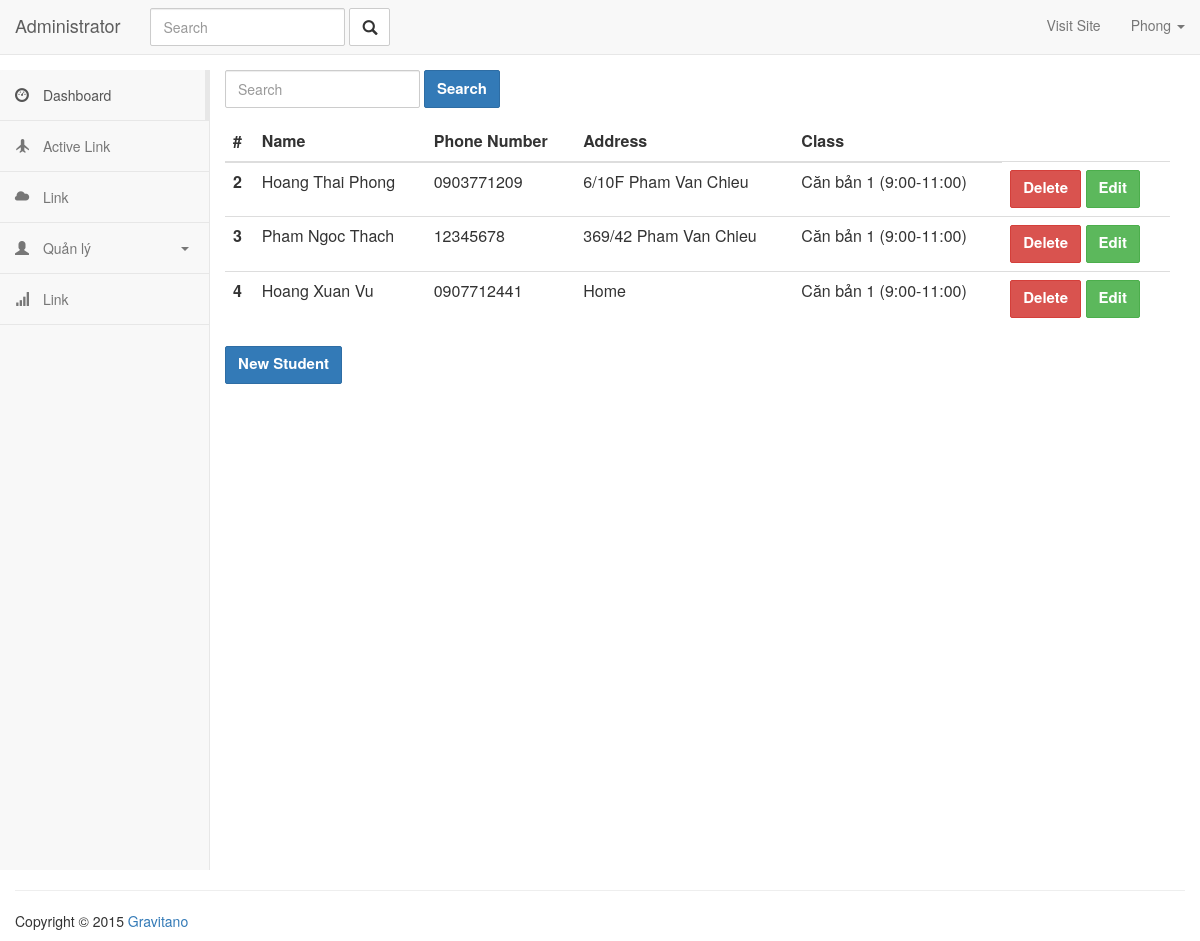
/admin/students (signed in), run on an earlier commit of the app's database.
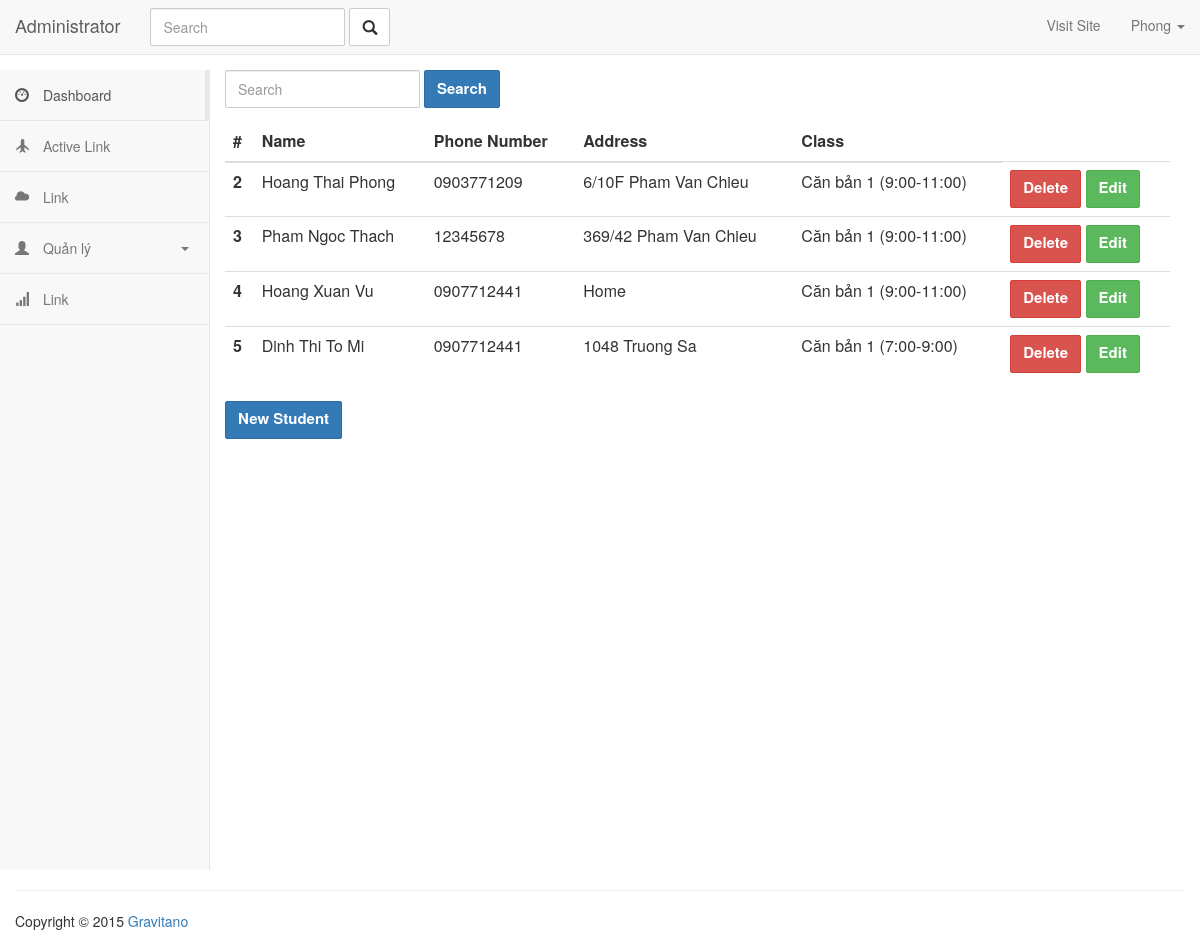
And on a later commit of the database.
### app/models.py (models this page shows, shortened)
class User(UserMixin, db.Model):
    __tablename__ = 'users'
    id = db.Column(db.Integer, primary_key=True)
    email = db.Column(db.String(64), unique=True, index=True)
    username = db.Column(db.String(64), unique=True, index=True)
    role_id = db.Column(db.Integer, db.ForeignKey('roles.id'))
    subject = db.relationship('Subject', backref='teacher', lazy='dynamic')
    password_hash = db.Column(db.String(128))
    @property
    def password(self):
        raise AttributeError('password is not a readable attribute')

class Student(db.Model):
    __tablename__ = 'students'
    id = db.Column(db.Integer, primary_key=True)
    name = db.Column(db.String(64))
    phone_number = db.Column(db.String(64))
    address = db.Column(db.String(128))
    subject_id = db.Column(db.Integer, db.ForeignKey('subjects.id'))
    attendances = db.relationship('Attendance', backref='student', lazy='dynamic')

class Subject(db.Model):
    __tablename__ = 'subjects'
    id = db.Column(db.Integer, primary_key=True)
    name = db.Column(db.String(64), unique=True)
    belong_to = db.Column(db.Integer, db.ForeignKey('users.id'))
    students = db.relationship('Student', backref='subject', lazy='dynamic')
    attendances = db.relationship('Attendance', backref='subject', lazy='dynamic')

### app/main/views.py (the view)
@main.route('/admin/students')
@login_required
def getStudents():
    students = Student.query.all()
    return render_template('admin/students.html', students=students)

### app/models.py (called while the page is built)
@login_manager.user_loader
def load_user(user_id):
    return User.query.get(int(user_id))

### app/templates/admin/students.html (shortened to what this page needs)
{% extends 'admin/admin_base.html' %}
{% block content %}
<div class="col-md-10">
  <form class="form-inline">
  <div class="form-group mx-sm-3 mb-2">
    <input class="form-control"  placeholder="Search">
  </div>
  <button type="submit" class="btn btn-primary mb-2">Search</button>
</form>
<table class="table">
  <thead class="thead-dark">
    <tr>
      <th scope="col">#</th>
      <th scope="col">Name</th>
      <th scope="col">Phone Number</th>
      <th scope="col">Address</th>
      <th scope="col">Class</th>
    </tr>
  </thead>
  <tbody>
  {% for student in students %}
    <tr>
      <th scope="row">{{student.id}}</th>
      <td>{{student.name}}</td>
      <td>{{student.phone_number}}</td>
      <td>{{ student.address }}</td>
      <td>{{ student.subject.name }}</td>
      <td>
        <a class="btn btn-danger" href="{{ url_for('main.removeStudent', id=student.id) }}">Delete</a>
        <a class="btn btn-success" href="{{ url_for('main.editStudent', id=student.id) }}">Edit</a>
      </td>
    </tr>
  {% endfor %}
  </tbody>
</table>
  <a href="{{ url_for('main.studentAdd') }}" class="btn btn-primary">New Student</a>
</div>
{% endblock %}

### app/templates/admin/admin_base.html (shortened to what this page needs)
<html>
<head>
<link rel="stylesheet" href="https://maxcdn.bootstrapcdn.com/bootstrap/3.3.7/css/bootstrap.min.css">
<link rel="stylesheet" href="{{ url_for('static', filename='css/styles.css') }}">
</head>
<body>
<nav class="navbar navbar-default navbar-static-top">
    <div class="container-fluid">
        <div class="navbar-header">
            <a class="navbar-brand" href="#">
                Administrator
            </a>
        </div>
        <div class="collapse navbar-collapse" id="bs-example-navbar-collapse-1">
            <form class="navbar-form navbar-left" method="GET" role="search">
                <div class="form-group">
                    <input type="text" name="q" class="form-control" placeholder="Search">
                </div>
                <button type="submit" class="btn btn-default"><i class="glyphicon glyphicon-search"></i></button>
            </form>
            <ul class="nav navbar-nav navbar-right">
                <li><a href="http://www.pingpong-labs.com" target="_blank">Visit Site</a></li>
                <li class="dropdown ">
                    <a href="#" class="dropdown-toggle" data-toggle="dropdown" role="button" aria-expanded="false">
                        {% if current_user.is_authenticated %}
                            {{ current_user.username }}
                        {% else %}
                            Account
                        {% endif %}
                        <span class="caret"></span></a>
                </li>
            </ul>
        </div>
    </div>
</nav>
<div class="container-fluid main-container">
    <div class="col-md-2 sidebar">
        <div class="row">
            <div class="side-menu">
                <nav class="navbar navbar-default" role="navigation">
                    <div class="side-menu-container">
                        <ul class="nav navbar-nav">
                            <li class="active"><a href="#"><span class="glyphicon glyphicon-dashboard"></span> Dashboard</a>
                            </li>
                            <li><a href="#"><span class="glyphicon glyphicon-plane"></span> Active Link</a></li>
                            <li><a href="#"><span class="glyphicon glyphicon-cloud"></span> Link</a></li>
                            <li class="panel panel-default" id="dropdown">
                                <a data-toggle="collapse" href="#dropdown-lvl1">
                                    <span class="glyphicon glyphicon-user"></span> Quản lý <span class="caret"></span>
                                </a>
                            </li>
                            <li><a href="#"><span class="glyphicon glyphicon-signal"></span> Link</a></li>
                        </ul>
                    </div>
                </nav>
            </div>
        </div>
    </div>
{% block content %}
{% endblock %}
<footer class="pull-left footer">
        <p class="col-md-12">
        <hr class="divider">
        Copyright &COPY; 2015 <a href="http://www.pingpong-labs.com">Gravitano</a>
        </p>
    </footer>
</div>
</body>
</html>

### app/static/css/styles.css (style rules this page uses)
.form-control, .btn { min-height: 38px; border-radius: 2px; }
.btn { font-size: 15px; font-weight: bold; }
.sidebar { padding-left: 0; }
.main-container { background: #FFF; padding-top: 15px; margin-top: -20px; }
.footer { width: 100%; }
.side-menu { position: relative; width: 100%; height: 100%; background-color: #f8f8f8; border-right: 1px solid #e7e7e7; }
.side-menu .navbar { border: none; }
.side-menu .navbar-nav .active a { background-color: transparent; margin-right: -1px; border-right: 5px solid #e7e7e7; }
.side-menu .navbar-nav li { display: block; width: 100%; border-bottom: 1px solid #e7e7e7; }
.side-menu .navbar-nav li a { padding: 15px; }
.side-menu .navbar-nav li a .glyphicon { padding-right: 10px; }
.side-menu #dropdown { border: 0; margin-bottom: 0; border-radius: 0; background-color: transparent; box-shadow: none; }
.side-menu #dropdown .caret { float: right; margin: 9px 5px 0; }
.side-menu #dropdown > a { border-bottom: 1px solid #e7e7e7; }

What changed in the data, as far as the page shows it:
added Student: id "5", name "Dinh Thi To Mi", phone_number "0907712441", address "1048 Truong Sa", subject.name "Căn bản 1 (7:00-9:00)"
